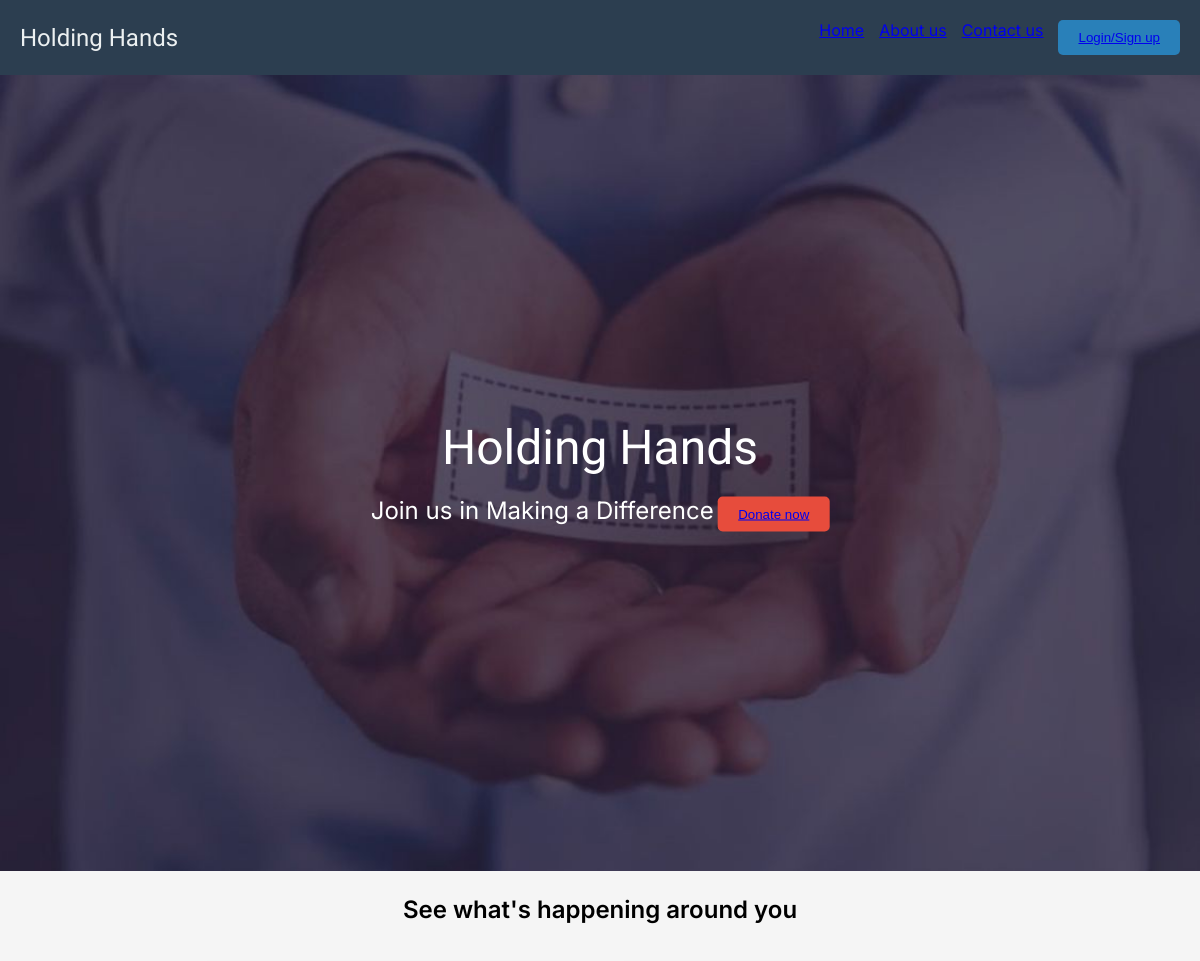
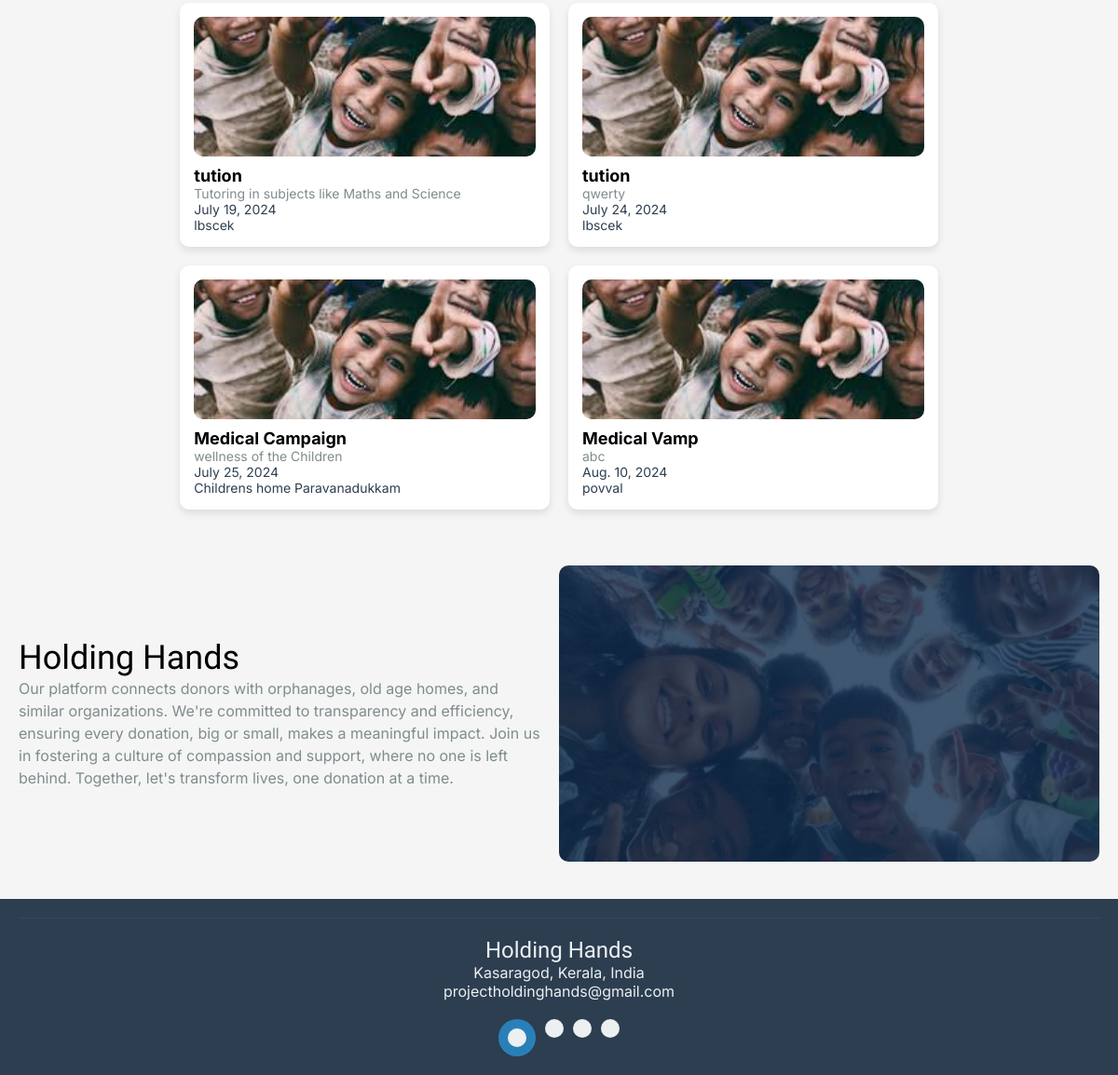
The page / on the database its author committed (2 pictures, top to bottom).
### hhapp/models.py (models this page shows, shortened)
class Events(models.Model):
    COMPANIONSHIP_SUPPORT = 'Companionship and support'
    MENTORING_TUTORING = 'Mentoring and Tutoring'
    EVENT_MANAGEMENT = 'Activities or event management'
    HEALTH_WELLNESS = 'Health and Wellness support'
    ADVOCACY_OUTREACH = 'Advocacy and outreach'
    SPECIAL_PROJECTS = 'Special Projects'
    OTHERS = 'Others'
    CATEGORY_CHOICES = [
        (COMPANIONSHIP_SUPPORT, 'Companionship and support'),
        (MENTORING_TUTORING, 'Mentoring and Tutoring'),
        (EVENT_MANAGEMENT, 'Activities or event management'),
        (HEALTH_WELLNESS, 'Health and Wellness support'),
        (ADVOCACY_OUTREACH, 'Advocacy and outreach'),
        (SPECIAL_PROJECTS, 'Special Projects'),
        (OTHERS, 'Others'),
    ]
    id = models.AutoField(primary_key=True)
    name = models.CharField('Event Name', max_length=100)
    venue = models.CharField('Venue', max_length=200)
    date = models.DateField('Event Date')
    category = models.CharField(max_length=50, choices=CATEGORY_CHOICES, default=OTHERS)
    description = models.TextField('Description')
    donee = models.ForeignKey(Donee, on_delete=models.CASCADE, to_field='email')

### hhapp/views.py (the view)
# urls.py: 2. Add a URL to urlpatterns:  path('', views.home, name='home')
def home(request):
    events= Events.objects.all
    context={'events':events}
    return render(request, 'home.html',context)

### hhapp/templates/home.html (shortened to what this page needs)
{% load static %}
<!DOCTYPE html>
<html lang="en">
<head>
    <link rel="stylesheet" href="{% static 'home.css' %}" />
</head>
<body>
    <div class="main-container">
        <div class="navigation">
            <span class="holding-hands">Holding Hands</span>
            <div class="items">
                <a href="#header-with-image" class="home-1">Home</a>
                <a href="#header-with-image-2d" class="about-us">About us</a>
                <a href="/contactus/" class="contact-us">Contact us</a>
                <button class="button">
                    <a href="/signup/" class="login-sign-up">Login/Sign up</a>
                </button>
            </div>
        </div>
        <div class="header-with-image" id="header-with-image">
            <img src="{% static 'headd.jpeg' %}" alt="Avatar" style="width:100%">
            <div class="copy">
                <span class="holding-hands-2">Holding Hands</span>
                <div class="overlay">
                    <span class="subheading-description">Join us in Making a Difference</span>
                    <button class="button-3">
                        <a href="/signup/" class="donate-now">Donate now</a>
                    </button>
                </div>
            </div>
        </div>
        <span class="whats-happening">See what's happening around you</span>
        <div class="card-grid">
            {% for event in events %}
            <div class="card">
                <div class="image" style="background-image: url('{% static 'kidimg.jpeg' %}');"></div>
                <div class="copy-4">
                    <span class="event-name"><strong>{{ event.name }}</strong></span>
                    <span class="description">{{ event.description }}</span>
                    <span class="event-date">{{ event.date }}</span>
                    <span class="event-venue">{{ event.venue }}</span>
                </div>
            </div>
            {% endfor %}
        </div>
        <div id="header-with-image-2d" class="header-with-image-2d">
            <div class="copy-2e">
                <span class="holding-hands-2f">Holding Hands</span>
                <div class="our-platform-connects-donors">
                    Our platform connects donors with orphanages, old age homes, and similar organizations. We're committed to transparency and efficiency, ensuring every donation, big or small, makes a meaningful impact. Join us in fostering a culture of compassion and support, where no one is left behind. Together, let's transform lives, one donation at a time.
                </div>
            </div>
            <img src="{% static 'foott.jpeg' %}" alt="holding-hands">
        </div>
        <div class="navigation-footer">
            <div class="divider"></div>
            <span class="holding-hands-31">Holding Hands</span>
            <div class="kasaragod-kerala-india">
                <span class="kasaragod-kerala-india-32">Kasaragod, Kerala, India<br /></span>
                <span class="project-holding-hands">projectholdinghands@gmail.com</span>
            </div>
            <div class="social-icons">
                <div class="buttons-icon">
                    <div class="icon"><div class="icon-33"></div></div>
                </div>
                <div class="buttons-icon-34">
                    <div class="icon-35"><div class="icon-36"></div></div>
                </div>
                <div class="buttons-icon-37">
                    <div class="icon-38"><div class="icon-39"></div></div>
                </div>
                <div class="buttons-icon-3a">
                    <div class="icon-3b"><div class="icon-3c"></div></div>
                </div>
            </div>
        </div>
    </div>
</body>
</html>

### hhapp/static/home.css (style rules this page uses)
body { margin: 0; font-family: 'Inter', sans-serif; background-color: #f5f5f5; }
.main-container { display: flex; flex-direction: column; min-height: 100vh; }
.navigation { display: flex; justify-content: space-between; align-items: center; padding: 20px; background-color: #2c3e50; color: #ecf0f1; }
.holding-hands { font-family: 'Julius Sans One', sans-serif; font-size: 24px; }
.items { display: flex; gap: 15px; }
.button { background-color: #2980b9; color: #ecf0f1; padding: 10px 20px; border: none; border-radius: 5px; text-decoration: none; font-weight: 500; }
.header-with-image { position: relative; text-align: center; color: white; }
.header-with-image img { width: 100%; height: auto; }
.copy { position: absolute; top: 50%; left: 50%; transform: translate(-50%, -50%); }
.holding-hands-2 { font-size: 48px; font-family: 'Julius Sans One', sans-serif; }
.overlay { margin-top: 20px; }
.subheading-description { font-size: 24px; margin-bottom: 20px; }
.button-3 { background-color: #e74c3c; color: #ecf0f1; padding: 10px 20px; border: none; border-radius: 5px; text-decoration: none; text-align: center; }
.whats-happening { font-size: 24px; font-weight: 600; margin: 20px 0; text-align: center; }
.card-grid { display: flex; flex-wrap: wrap; gap: 20px; justify-content: center; padding: 20px; }
.card { background-color: #fff; border-radius: 10px; padding: 15px; box-shadow: 0 4px 8px rgba(0, 0, 0, 0.1); width: calc(33.333% - 20px); }
.card .image { background-size: cover; background-position: center; height: 150px; border-radius: 10px; margin-bottom: 10px; }
.card .event-name, .card .description, .card .event-date, .card .event-venue { display: block; }
.card .event-name { font-size: 18px; font-weight: 700; }
.card .description { font-size: 14px; color: #7f8c8d; }
.card .event-date, .card .event-venue { font-size: 14px; color: #2c3e50; }
.header-with-image-2d { display: flex; flex-direction: row; align-items: center; padding: 40px 20px; }
.header-with-image-2d img { width: 50%; height: auto; border-radius: 10px; margin-left: 20px; }
.copy-2e { flex: 1; text-align: left; }
.holding-hands-2f { font-size: 36px; font-family: 'Julius Sans One', sans-serif; margin-bottom: 20px; }
.our-platform-connects-donors { font-size: 16px; color: #7f8c8d; line-height: 1.5; }
.navigation-footer { padding: 20px; background-color: #2c3e50; color: #ecf0f1; text-align: center; }
.divider { height: 1px; background-color: #34495e; margin-bottom: 20px; }
.holding-hands-31 { font-family: 'Julius Sans One', sans-serif; font-size: 24px; margin-bottom: 20px; }
.kasaragod-kerala-india { margin-bottom: 20px; }
.kasaragod-kerala-india-32 { display: block; }
.project-holding-hands { display: block; }
.social-icons { display: flex; justify-content: center; gap: 10px; }
.buttons-icon { width: 40px; height: 40px; background-color: #2980b9; border-radius: 50%; display: flex; justify-content: center; align-items: center; }
.icon { width: 20px; height: 20px; background-color: #ecf0f1; border-radius: 50%; }
.buttons-icon-34 .icon-35 .icon-36, .buttons-icon-37 .icon-38 .icon-39, .buttons-icon-3a .icon-3b .icon-3c { width: 20px; height: 20px; background-color: #ecf0f1; border-radius: 50%; }
.event-name { font-weight: bolder; }

### rows shown on the page
Events: name "tution", description "Tutoring in subjects like Maths and Science", date "July 19, 2024", venue "lbscek"
Events: name "tution", description "qwerty", date "July 24, 2024", venue "lbscek"
Events: name "Medical Campaign", description "wellness of the Children", date "July 25, 2024", venue "Childrens home Paravanadukkam"
Events: name "Medical Vamp", description "abc", date "Aug. 10, 2024", venue "povval"
